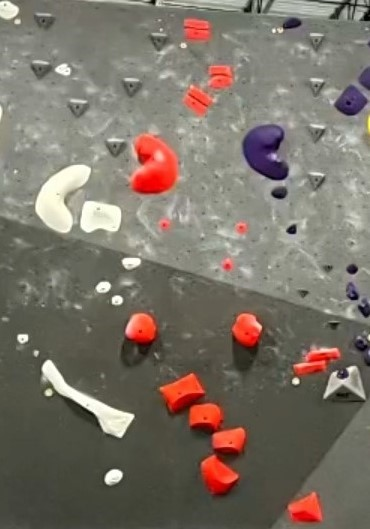
#> input picture assets/icb_2.jpg, 370 x 529 px
$ python app_old.py
#> lines starting #> are read from the running program, lines starting #| are printed output that depends on the picture; after the words box and inside, x2 and y2 are one past the last pixel; in counts of white or black regions, pixels touching at a corner belong together
import cv2
import random
import numpy as np


# cv2.IMREAD_COLOR OR -1  : Loads a color image. Any transparency of image will be neglected. this is the default value
# cv2.IMREAD_GRAYSCALE OR 0 : Loads image in grayscale mode
# cv2.IMREAD_UNCHANGED OR 1 : Loads image as such including alpha channel


# Create window with freedom of dimensions
cv2.namedWindow('output', cv2.WINDOW_AUTOSIZE)
# cv2.setWindowProperty("test_img", cv2.WND_PROP_FULLSCREEN, cv2.WINDOW_FULLSCREEN)

img = cv2.imread('assets/icb_2.jpg', 1)
#> img is the input picture: shape (529, 370, 3); mean B, G, R 103.4, 114.3, 123.3
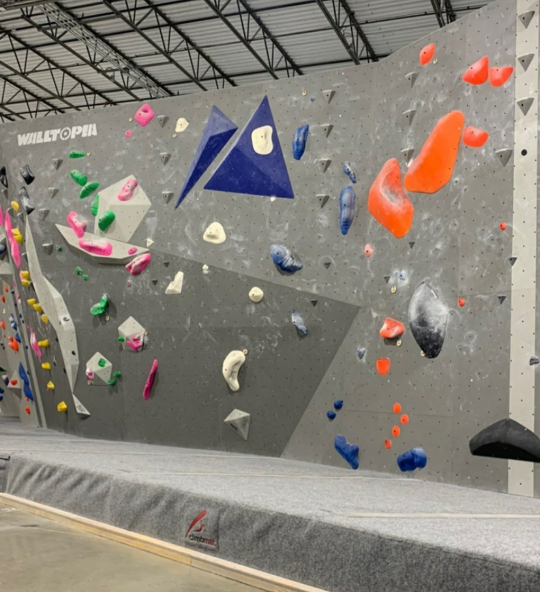
#> input picture assets/icb_1.jpg, 1080 x 1184 px (shown at 1/2 size)
#> in main, img is the input picture: shape (1184, 1080, 3); mean B, G, R 122.2, 131.1, 137.1
# Resize image
# img = cv2.resize(img, (768, 512))
# img = cv2.resize(img, (0, 0), fx=0.5, fy=0.5)
# #
# cv2.imshow('output', img)

# # # Show image
# cv2.waitKey(0)
# # # Display the image infinitely until any keypress
# cv2.destroyAllWindows()

# ------------------------------------------------------------------------------------

# rows, column, channels(color space aka rgb/bgr)
# [blue, green, red] 0 - 255

# [76 lines left out: functions imagePixels, drawShapes, color_colorDetection, not called in this run]

# ------------------------------------------------------------------------------------
def cornerDetection():
    img_chess = cv2.imread('assets/chessboard.png')
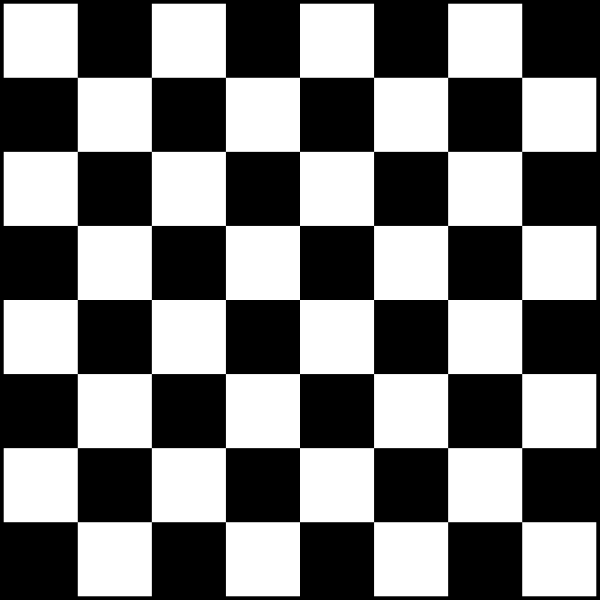
#> input picture assets/chessboard.png, 1200 x 1200 px (shown at 1/2 size)
#> img_chess is the input picture: shape (1200, 1200, 3); min 0, max 255, mean 124.4
    img_chess = cv2.resize(img_chess, (0,0), fx=0.75, fy=0.75)
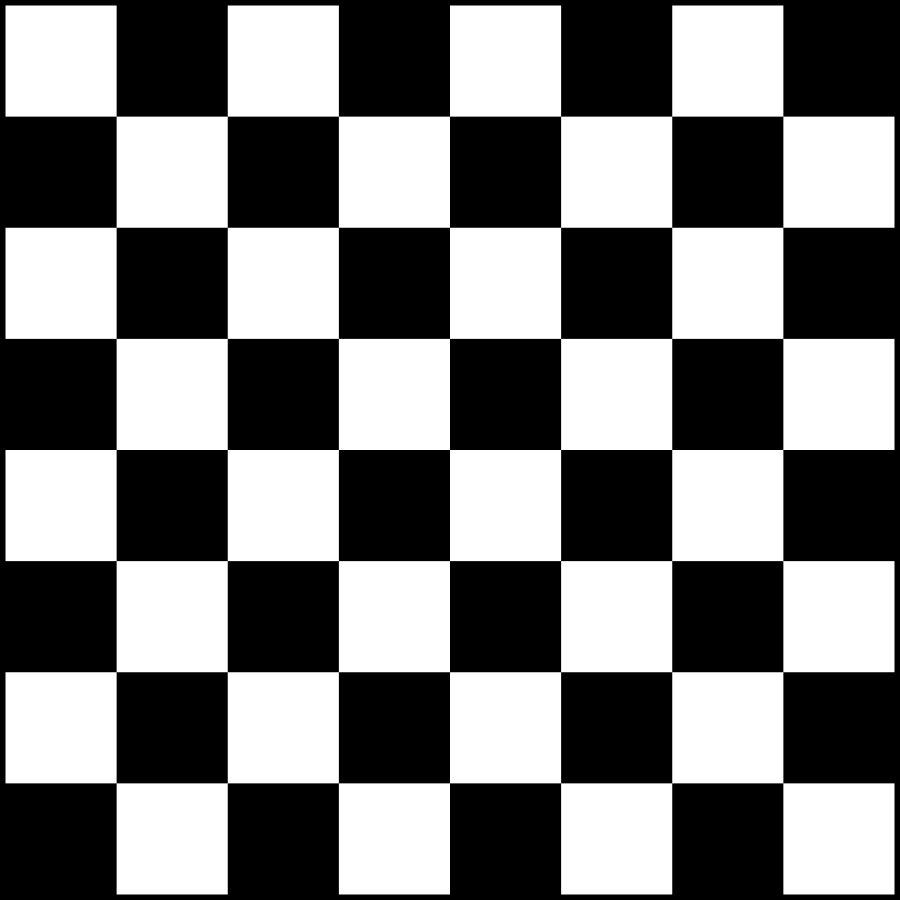
#> img_chess: shape (900, 900, 3); min 0, max 255, mean 124.4
    img_chess_greyscale = cv2.cvtColor(img_chess, cv2.COLOR_BGR2GRAY)

    # convert to greyscale image
    img_greyscale = cv2.cvtColor(img, cv2.COLOR_BGR2GRAY)
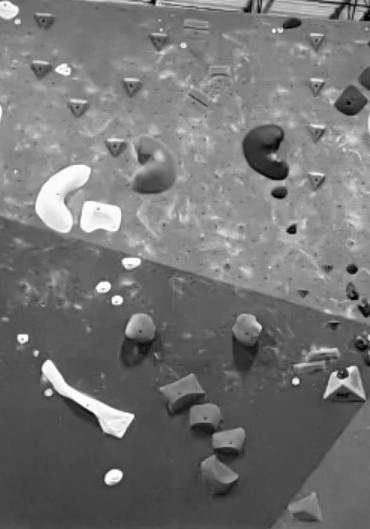
#> img_greyscale: shape (529, 370); min 1, max 254, mean 115.8

    # Shi-Tomasi Corner Detector
    # prams: src_img, int of corner we want to return,
    # min quality of corner btwn 0-1, min euclidian dist btwn two corners
    corners = cv2.goodFeaturesToTrack(img_greyscale, 500, 0.01, 10)
#> corners = 500 rows, first 8: [347, 368], [324, 397], [336, 371], [258, 12], [273, 31], [153, 3], [298, 382], [160, 29]
    corner = np.int0(corners)
#> corner has the same summary as corners

    # ravel() flattens array
    # [[x,y]] -> [x,y]
    for corner in corners:
        x, y = corner.ravel()
        cv2.circle(img, (int(x), int(y)), 1, (0, 0, 255), -1)
#> this loop made 500 passes
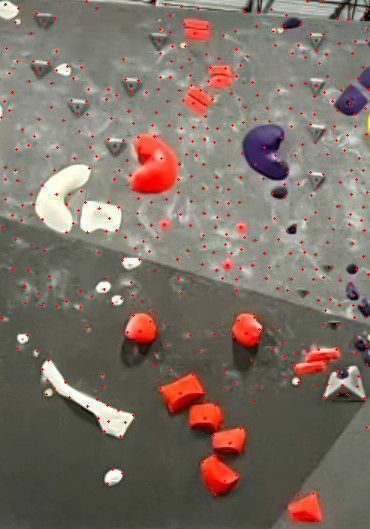
#> img: shape (529, 370, 3); 1.28% of pixels changed, all inside (x1, y1, x2, y2) = (0, 0, 370, 522)

    # [6 lines of commented-out code are left out]

    cv2.imshow('output', img)
    cv2.waitKey(0)
    cv2.destroyWindow('output')


# [9 lines left out: function tester, not called in this run]

# ------------------------------------------------------------------------------------

def main():
    cv2.namedWindow('output', cv2.WINDOW_AUTOSIZE)
    img = cv2.imread('assets/icb_1.jpg', 1)
    # imagePixels()
    # drawShapes()
    # color_colorDetection()
    cornerDetection()
    # tester()


if __name__ == "__main__":
    main()
